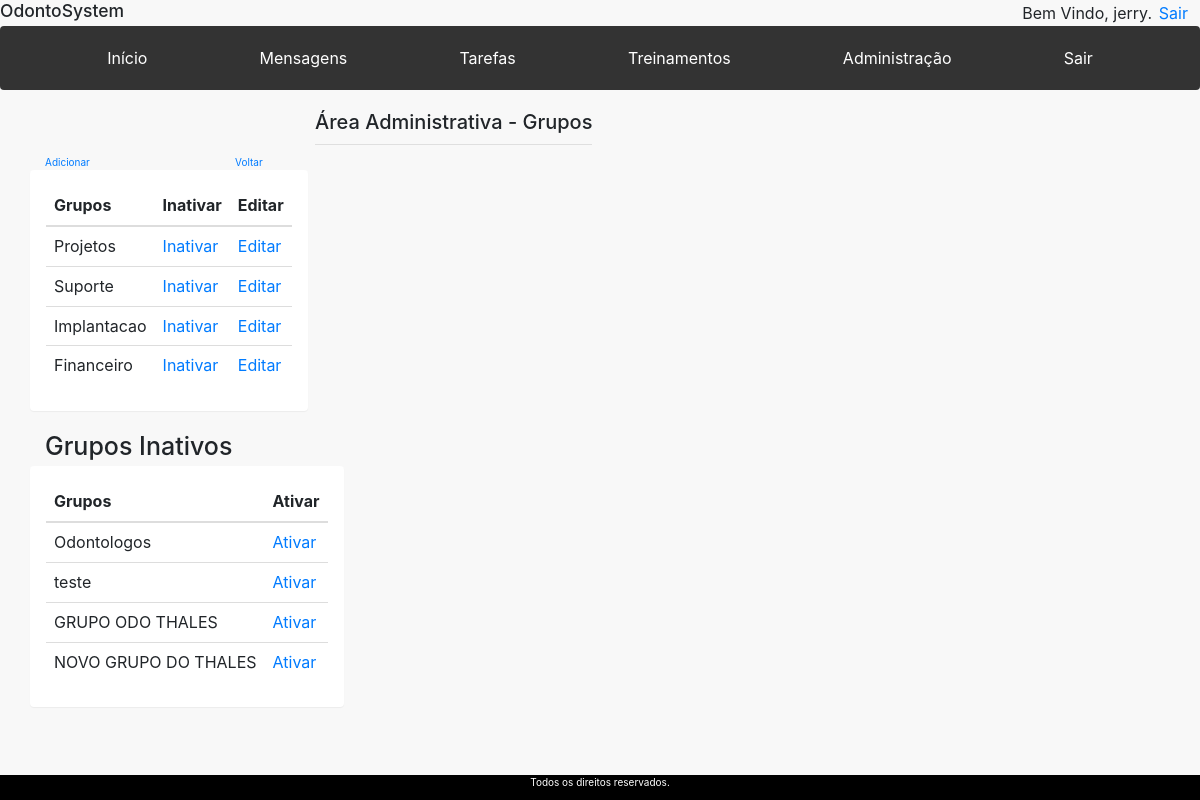
The page /view/Administracao/Grupo/index.php (signed in) on the database its author committed.
### tables this page shows
CREATE TABLE `grupo` (
  `id_grupo` int(11) NOT NULL,
  `descricao` varchar(45) NOT NULL,
  `ativo` tinyint(4) NOT NULL
);

### model/Grupo.php (called while the page is built, shortened)
<?php
class Grupo {
	public static function listAll() {
		$conn = Banco::connect();
		$stmt = $conn->prepare("SELECT * FROM Grupo WHERE ativo = 1");
		$stmt->execute();
		$results = $stmt->fetchAll(PDO::FETCH_ASSOC);
		return $results;
	}
	public static function listInativos() {
		$conn = Banco::connect();
		$stmt = $conn->prepare("SELECT * FROM Grupo WHERE ativo = 0");
		$stmt->execute();
		$results = $stmt->fetchAll(PDO::FETCH_ASSOC);
		return $results;
	}
}
?>

### controller/GrupoController.php (called while the page is built, shortened)
<?php
require_once($_SERVER['DOCUMENT_ROOT'] . "/OdontoSystem/model/Grupo.php");
class GrupoController{
   public function listAll() {
	   	$grupo = new Grupo();
	   $grupos = $grupo->listAll();
	   	return $grupos;
   }
    public function listInativos(){
      $grupo = new Grupo();
      $results = $grupo->listInativos();
      return $results;
  }
}
?>

### view/Administracao/Grupo/index.php (the view, shortened to what this page needs)
<?php
require_once($_SERVER['DOCUMENT_ROOT'] . "/OdontoSystem/view/header.php");
require_once($_SERVER['DOCUMENT_ROOT'] . "/OdontoSystem/controller/GrupoController.php");
$grupocontroller = new GrupoController();
$grupos = $grupocontroller->listAll();
$grupos_inativos = $grupocontroller->listInativos();
?>
<body>
	<div class="container">
		<div class="row" >
			<div class="col-md-offset-3">
				<h2>Área Administrativa - Grupos</h2>
				<hr>
			</div>
		</div>
		<div class="row">
			<div class="col-md-2">
				<a href="/OdontoSystem/view/Administracao/Grupo/adicionar.php">Adicionar</a>
			</div>
			<div class="col-md-4">
				<a href="/OdontoSystem/view/Administracao/HomeAdministracao.php">Voltar</a>
			</div>
		</div>
		<div class="row">
			<div class="panel">
				<div class="panel-body">
					<table class="table">
						<thead>
							<tr>
								<th>Grupos</th>
								<th>Inativar</th>
								<th>Editar</th>
							</tr>
						</thead>
						<tbody>
								<?php
									foreach ($grupos as $key => $value) {
										$id_grupo = $value['id_grupo'];
										echo "<tr>";
										echo "<td>". $value['descricao']. "</td>";
										echo "<td> <a href='/OdontoSystem/view/Administracao/Grupo/index.php?id_inativar=$id_grupo'>Inativar</a> </td>";
										echo "<td> <a href='/OdontoSystem/view/Administracao/Grupo/editar.php?id_editar=$id_grupo'>Editar</a> </td>";
										echo "</tr>";
									}
								?>
						</tbody>
					</table>
				</div>
			</div>
		</div>
<h1>Grupos Inativos</h1>
		<div class="row">
			<div class="panel">
				<div class="panel-body">
					<table class="table">
						<thead>
							<tr>
								<th>Grupos</th>
								<th>Ativar</th>
							</tr>
						</thead>
						<tbody>
								<?php
									foreach ($grupos_inativos as $key => $value) {
										$id_grupo = $value['id_grupo'];
										echo "<tr>";
										echo "<td>". $value['descricao']. "</td>";
										echo "<td> <a href='/OdontoSystem/view/Administracao/Grupo/index.php?id_ativar=$id_grupo'>Ativar</a> </td>";
										echo "</tr>";
									}
								?>
						</tbody>
					</table>
				</div>
			</div>
		</div>
	</div>
</body>
<?php
	require_once("../../footer.php");
?>
</html>

### view/header.php (shortened to what this page needs)
<html>
<head>
    <link href="/OdontoSystem/resources/css/bootstrap.min.css" rel="stylesheet">
     <link href="/OdontoSystem/resources/css/bootstrap2.css" rel="stylesheet">
    <link href="/OdontoSystem/resources/css/metisMenu.min.css" rel="stylesheet">
    <link href="/OdontoSystem/resources/css/sb-admin-2.css" rel="stylesheet">
    <link href="/OdontoSystem/resources/css/layoutcss.css" rel="stylesheet">
    <div>
	    <table>
			<tr style = "width: 100vw;">
				<td style = "width: 60vw;"> <h3> OdontoSystem </h3></td>
				<td style = "width: 36vw; text-align: right;"> Bem Vindo, <?php echo  $_SESSION['nome'];?>. </td>
				<td style = "width: 3vw; text-align: right;">    <a href="/OdontoSystem/view/logout.php" >Sair</a></td>
			</tr>
		</table>
    </div>
    <div class="navbar">
        <a href = "/OdontoSystem/view/Home.php"> Início  </a>
        <a href = "/OdontoSystem/view/Mensagem/caixa_entrada.php"> Mensagens  </a>
        <a href = "/OdontoSystem/view/Tarefa/caixa_entrada.php"> Tarefas  </a>
        <a href = "/OdontoSystem/view/Treinamento/caixa_entrada.php"> Treinamentos  </a>
        <a href = "/OdontoSystem/view/Administracao/HomeAdministracao.php"> Administração  </a>
        <a href="/OdontoSystem/view/logout.php">Sair</a>
    </div>
</head>

### view/footer.php (shortened to what this page needs)
<footer>
    <link href="/OdontoSystem/resources/css/bootstrap.min.css" rel="stylesheet">
    <link href="/OdontoSystem/resources/css/sb-admin-2.css" rel="stylesheet">
    <link href="/OdontoSystem/resources/css/layoutcss.css" rel="stylesheet">
    <div class="footer">
         <p>Todos os direitos reservados.</p>
    </div>
</footer>

### resources/css/sb-admin-2.css (style rules this page uses)
body { background-color: #f8f8f8; }

### resources/css/layoutcss.css (style rules this page uses)
.navbar { overflow: hidden; background-color: #333; }
.navbar a { float: left; font-size: 16px; color: white; text-align: center; padding: 14px 16px; text-decoration: none; }
.footer { position: fixed; left: 0; bottom: 0; width: 100%; background-color: black; color: white; text-align: center; }

### rows shown on the page
grupo: descricao "Projetos"
grupo: descricao "Suporte"
grupo: descricao "Implantacao"
grupo: descricao "Financeiro"
grupo: descricao "Odontologos"
grupo: descricao "teste"
grupo: descricao "GRUPO ODO THALES"
grupo: descricao "NOVO GRUPO DO THALES"

### other values the page prints
$_SESSION['nome'] "jerry"
